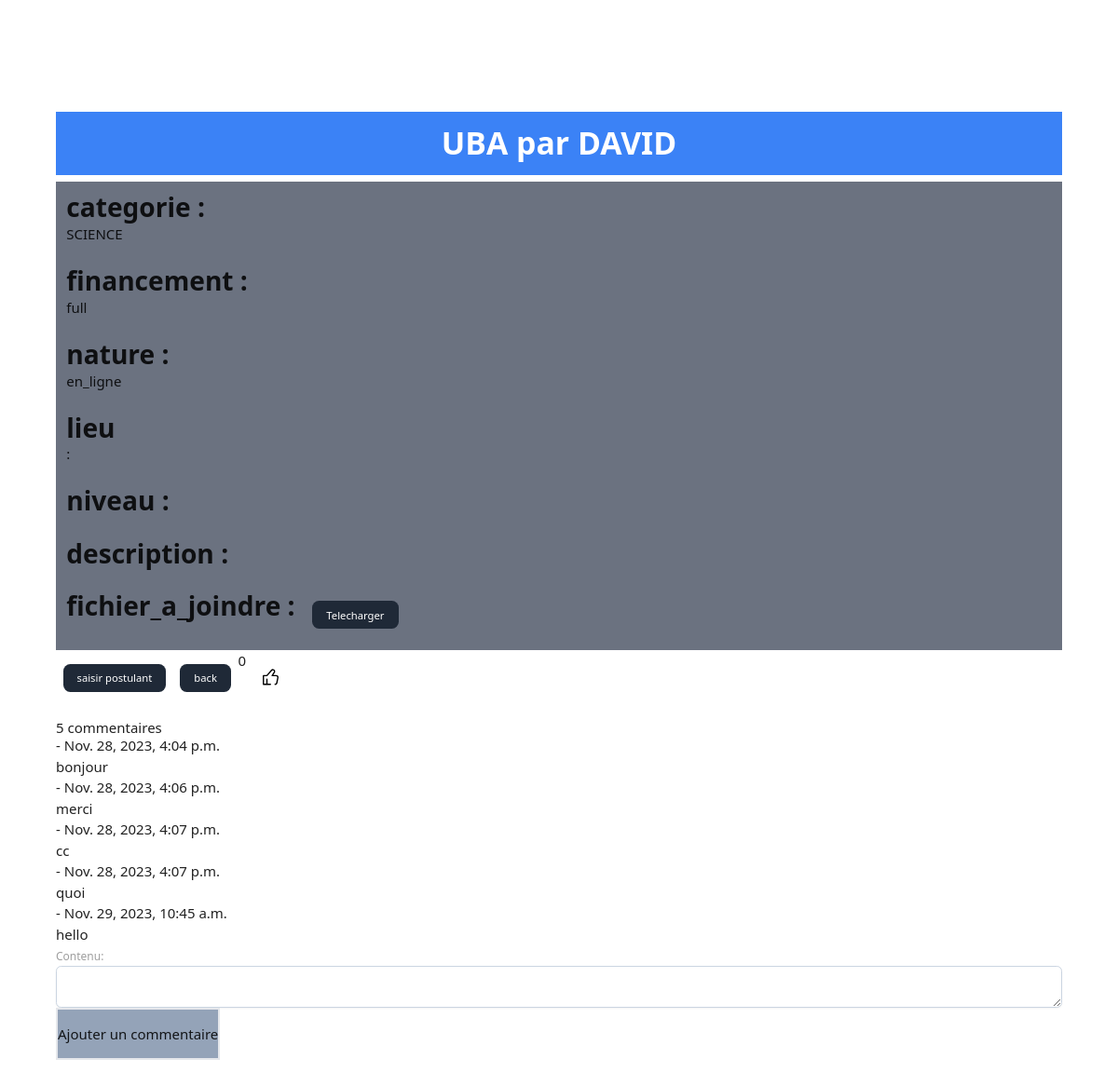
The page /bourse/detail_bourse/1/ (signed in) on the database as committed earlier.
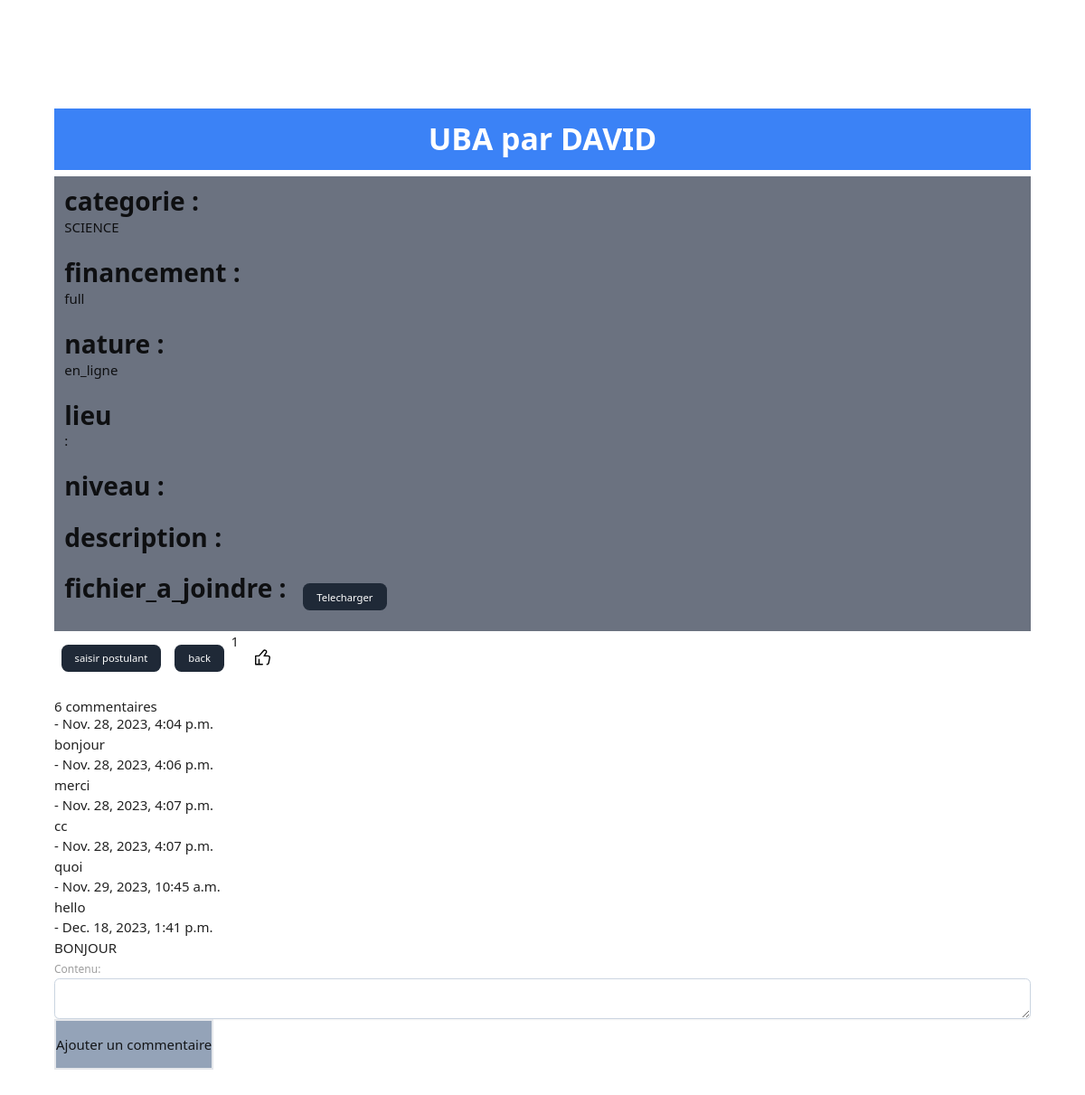
The same page on the database as committed later.
### Bourse/models.py (models this page shows, shortened)
class Bourse(models.Model):
    titre  = models.CharField(max_length=255)
    publicateur = models.CharField(max_length=255)
    categorie  = models.CharField(max_length=255)
    financement = models.CharField(max_length=255)
    nature = models.CharField(max_length=255)
    lieu = models.CharField(max_length=255, default='')
    niveau = models.CharField(max_length=50, default='')
    description = models.TextField(default='', blank=True, null=True)
    cover_photo = models.ImageField(blank=True, null=True, upload_to="images/")
    fichier_a_joindre = models.FileField(upload_to='bourse_files/', default='')
    likes = models.ManyToManyField(User, related_name='like', default="None", blank="True")
    like_count = models.BigIntegerField(default='0')

class Comment(models.Model):
    bourse = models.ForeignKey(Bourse, on_delete=models.CASCADE)
    auteur = models.CharField(max_length=100, default='')
    contenu = models.TextField()
    date = models.DateTimeField(auto_now_add=True)

### Bourse/views.py (the view)
# urls.py: path('detail_bourse/<int:bourse_id>/', detail_bourse, name='detail_bourse'),
@login_required
def detail_bourse(request, bourse_id):
    bourse = get_object_or_404(Bourse, id=bourse_id)
    commentaire = Comment.objects.filter(bourse=bourse)
    new_comment = None
    if request.method == 'POST':
        comment_form = CommentForm(data=request.POST)
        if comment_form.is_valid():
            new_comment = comment_form.save(commit=False)
            new_comment.bourse = bourse
            new_comment.save()
    else:
        comment_form = CommentForm()
    context = {'bourse': bourse, 'commentaire': commentaire, 'comment_form': comment_form, 'new_comment': new_comment}
    return render(request, 'bourse/detail_bourse.html', context)

### Bourse/forms.py
class CommentForm(forms.ModelForm):
    class Meta:
        model = Comment
        fields = ['contenu']
    contenu = forms.CharField(
        widget=forms.Textarea(attrs={'class': ' placeholder:italic placeholder:text-slate-400 block bg-white w-full border border-slate-300 rounded-md py-2 pl-3 pr-3 shadow-sm focus:outline-none focus:border-sky-500 focus:ring-sky-500 focus:ring-1 sm:text-sm items-center'}),
    )

### templates/bourse/detail_bourse.html (shortened to what this page needs)
{% extends 'base/base.html' %}
{% load tailwind_filters %}
{% block content %}
<div class=" my-16 py-16 px-16">
    <div class="bg-blue-500 text-white p-4 font-bold text-4xl text-center">
        {{ bourse.titre }} par {{ bourse.publicateur }}
    </div>
    <p class="bg-gray-500 mt-2 p-3"> <span class="font-bold text-3xl"> categorie :</span> <br> {{ bourse.categorie }}</p>
    <p class="bg-gray-500 p-3"> <span class="font-bold text-3xl">  financement :</span> <br> {{ bourse.financement }}</p>
    <p class="bg-gray-500 p-3"> <span class="font-bold text-3xl">  nature :</span> <br> {{ bourse.nature }}</p>
    <p class="bg-gray-500 p-3"> <span class="font-bold text-3xl">  lieu </span> <br>: {{ bourse.lieu }}</p>
    <p class="bg-gray-500 p-3"> <span class="font-bold text-3xl">  niveau :</span> <br> {{ bourse.niveau }}</p>
    <p class="bg-gray-500 p-3"> <span class="font-bold text-3xl">  description :</span> <br> {{ bourse.description }}</p>
    <div class="bg-gray-500 flex">
        <p class=" rounded-lg p-3"> <span class="font-bold text-3xl"> fichier_a_joindre :</span>  <br> {{ bourse.fichier_a_joindre }}</p>
        <button id="telecharger-revue" class="bg-gray-800 text-white text-xs m-6 py-2 px-4 mx-2 rounded-lg hover:bg-blue-600 transition">Telecharger</a>
    </div>
    <div class="space-x-4">
        <div class="flex">
            <a href="{% url 'bourse:saisir_postulant' bourse_id=bourse.id %}" class="my-4 bg-gray-800 text-white text-xs py-2 px-4 mx-2 rounded-lg hover:bg-blue-600 transition"> saisir postulant</a>
            <a  href="{% url 'home' %}" class="my-4 bg-gray-800 text-white text-xs py-2 px-4 mx-2 rounded-lg hover:bg-blue-600 transition">back</a>
            <div class="flex">
                <span class="" id="like_count">{{bourse.like_count}}</span>
                <button class="like-btn pl-4" id="like-button" value="{{bourse.id}}">
                </button>
            </div>
        </div>
    </div>
    <div class="py-4">
        <h3>
            {% with commentaire.count as total_commentaire %}
                {{ total_commentaire }} commentaire{{ total_commentaire|pluralize }}
            {% endwith %}
        </h3>
        <div id="commentaires">
            {% for comment in commentaire %}
                <div class="">
                    <p><strong>{{ comment.auteur }}</strong> - {{ comment.date }}</p>
                    <p>{{ comment.contenu }}</p>
                </div>
            {% endfor %}
        </div>
        <form id="comment-form" method="POST" action="{% url 'bourse:ajouter_commentaire' bourse.id %}">
            {{ comment_form | crispy }}
            <button type="submit" class="py-4 border-2 bg-slate-400">Ajouter un commentaire</button>
        </form>
    </div>
</div>
{% endblock %}

Rows that differ between the two databases and show on the page:
changed Bourse "UBA": like_count "0" → "1"
added Comment: date "Dec. 18, 2023, 1:41 p.m.", contenu "BONJOUR"
Other text that changed with them:
{{ total_commentaire }}: "5" → "6"
